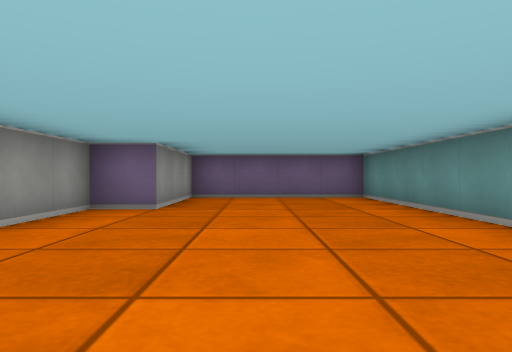
View 1 (above)

20 first-person views from a walk through a cub3D maze. The camera is about half as high as the walls, looks level and sees 70° across. The floor is counted in squares. Each view is taken from the middle of a square. On the plan, view 1 faces up. The plan holds only what a view shows up to about 9 squares ahead; the rest is blank.

View 2
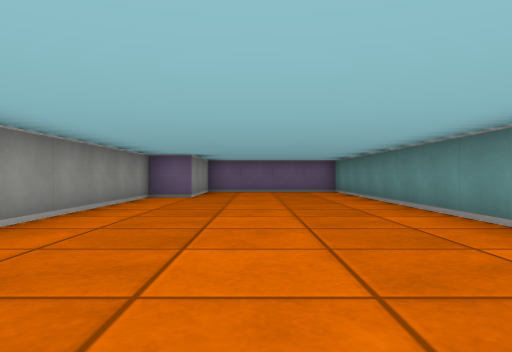

View 3
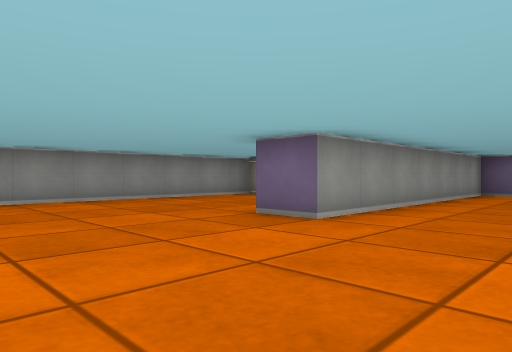

View 4
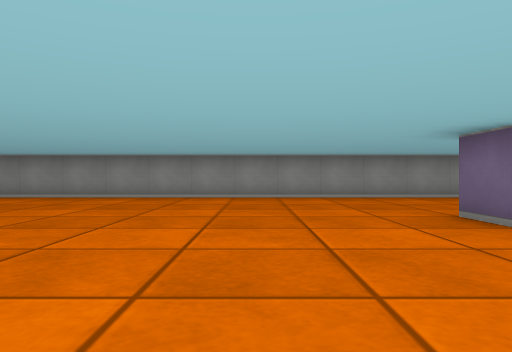

View 5
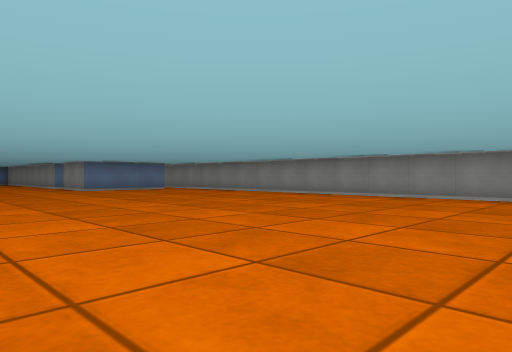

View 6
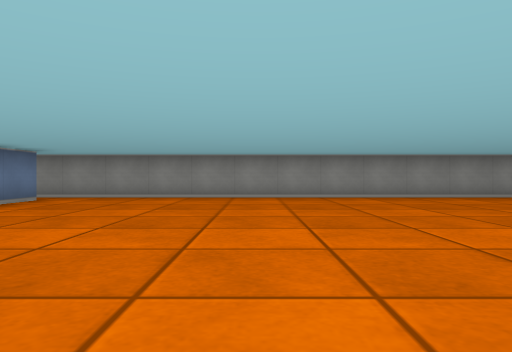

View 7
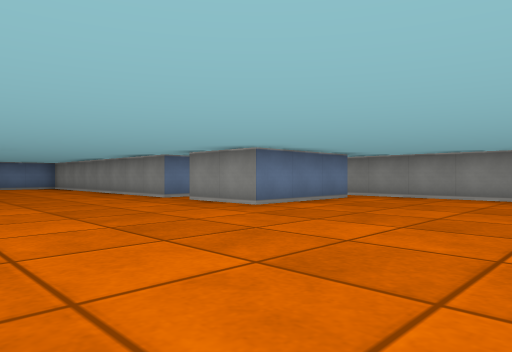

View 8
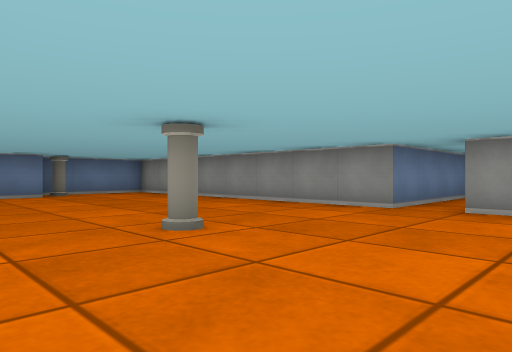

View 9
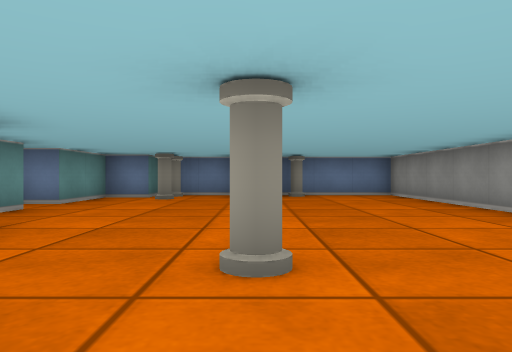

View 10
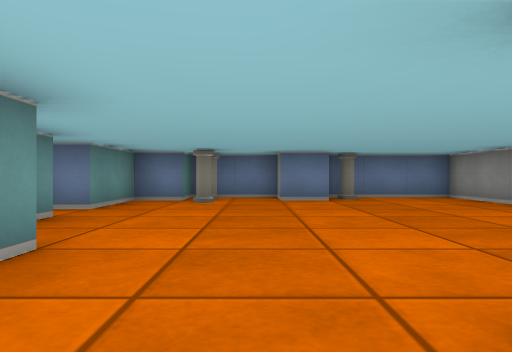

View 11
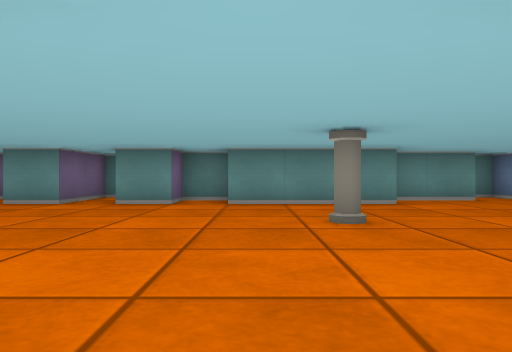

View 12
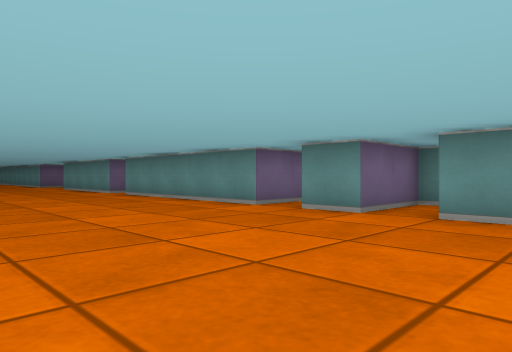

View 13
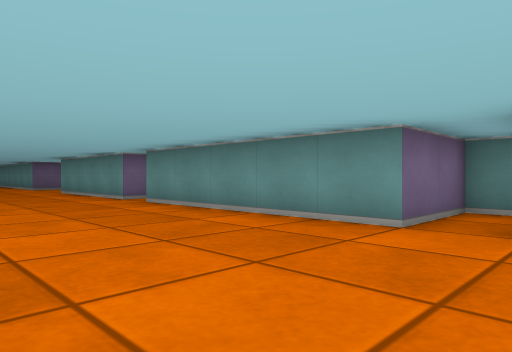

View 14
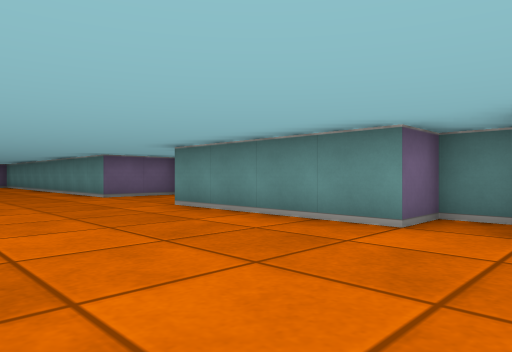

View 15
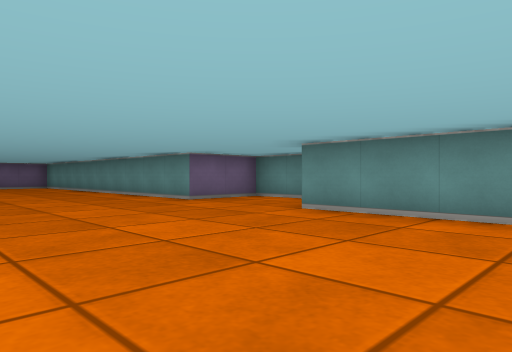

View 16
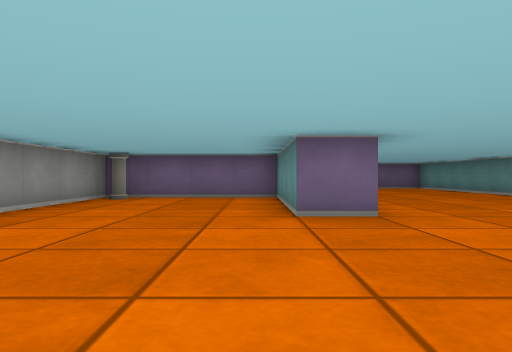

View 17
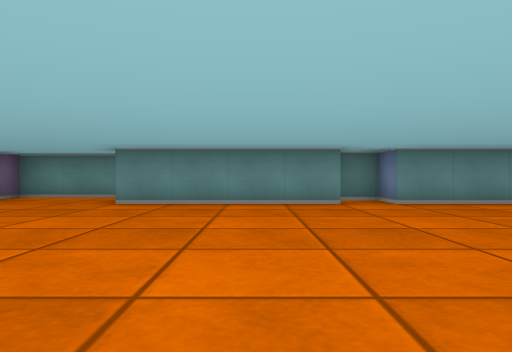

View 18
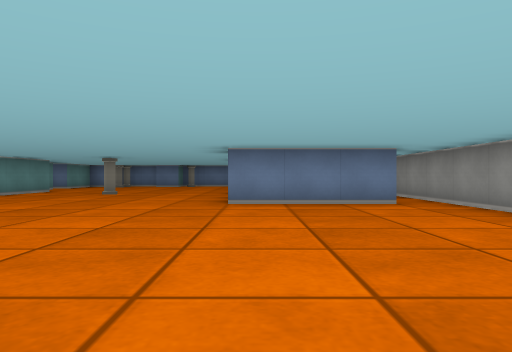

View 19
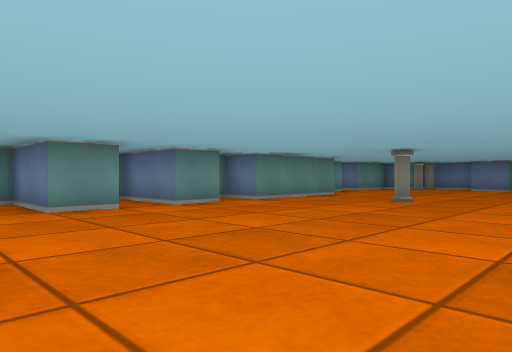

View 20
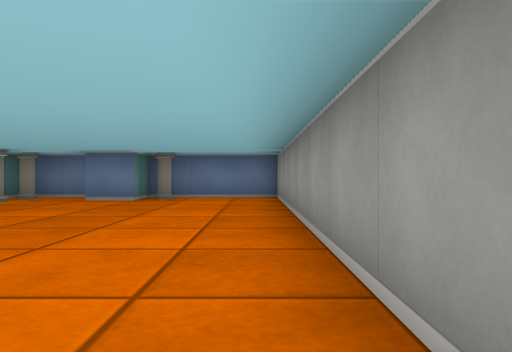

### Floor plan
Ten units are one square. View 1 is at (0, 0); x grows to the right and y downward. Boxes are objects, and circles mark ways between rooms. Rooms are numbered by the first view taken in them; rooms with no view inside come last. Other rooms are left out.
<svg viewBox="-80 -90 130 380">
<path fill="none" stroke="#000" d="M45 38 45 15 25 15 25 -85 -15 -85 -15 -55 -25 -55 -25 15 -35 15 -35 -22M-65 175 -35 175 -35 195M-35 205 -35 285 -5 285 -5 275 5 275 5 282M-35 -25 -75 -25 -75 175M25 225 25 195 35 195 35 185 25 185 25 175 45 175 45 165 25 165 25 155 45 155 45 145 25 145 25 95 35 95 35 85 25 85 25 45M35 246 35 229M5 285 25 285 25 275 35 275 35 255 45 255M-71 205 -35 205M-75 175 -75 200"/>
<rect x="-75" y="-25" width="10" height="10" fill="#bbb"><title>pillar</title></rect>
<rect x="-15" y="275" width="10" height="10" fill="#bbb"><title>pillar</title></rect>
<rect x="-5" y="205" width="10" height="10" fill="#bbb"><title>pillar</title></rect>
<rect x="15" y="275" width="10" height="10" fill="#bbb"><title>pillar</title></rect>
<rect x="15" y="265" width="10" height="10" fill="#bbb"><title>pillar</title></rect>
<circle cx="-40" cy="200" r="3" fill="#2a7"/>
<circle cx="-70" cy="185" r="3" fill="#2a7"/>
<text x="-10" y="100">1</text>
<text x="-60" y="200">2</text>
</svg>
Room 1 opens to room 2.

Where each view was taken, in squares from view 1:
view 1: 0 up, 0 right, facing up
view 2: 3 down, 0 right, facing up
view 3: 5 down, 0 right, facing up-left
view 4: 4 down, 1 right, facing left
view 5: 5 down, 1 right, facing down-left
view 6: 13 down, 1 right, facing left
view 7: 13 down, 1 right, facing down-left
view 8: 18 down, 2 right, facing down-left
view 9: 19 down, 0 right, facing down
view 10: 20 down, 1 right, facing down
view 11: 20 down, 4 left, facing right
view 12: 19 down, 2 left, facing up-right
view 13: 16 down, 1 left, facing up-right
view 14: 10 down, 1 left, facing up-right
view 15: 8 down, 2 left, facing up-right
view 16: 6 down, 4 left, facing up
view 17: 7 down, 4 left, facing right
view 18: 11 down, 4 left, facing down
view 19: 14 down, 3 left, facing down-right
view 20: 20 down, 3 left, facing down
